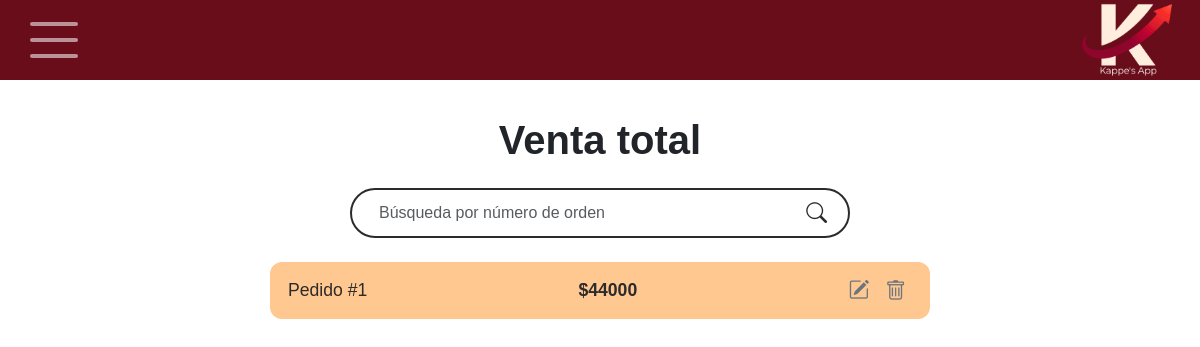
The page /ventas/ on the database as committed earlier.
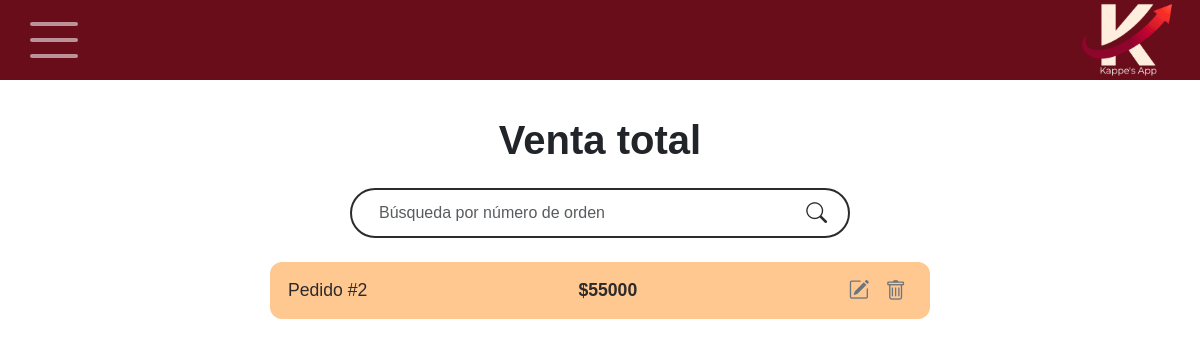
The same page on the database as committed later.
### principal/models/orden.py (models this page shows, shortened)
class Orden(models.Model):
    id_orden = models.AutoField(primary_key=True)
    id_usuario = models.ForeignKey(Usuario, on_delete=models.CASCADE, related_name='ordenes', null=True, blank=True)
    numero_orden = models.PositiveIntegerField(default=0)
    id_mesa = models.ForeignKey(Mesa, on_delete=models.SET_NULL, null=True, blank=True, related_name='ordenes')
    id_tipoVenta = models.ForeignKey(tipoVenta, on_delete=models.CASCADE, related_name='ordenes')
    fecha = models.DateTimeField(auto_now_add=True)
    total = models.FloatField(default=0)
    detalles = models.JSONField(default=list)
    nombre_cliente = models.CharField(max_length=100, null=True, blank=True)
    oculta = models.BooleanField(default=False)
    estado_pago = models.CharField(
    max_length=10,
    choices=[('pendiente', 'Pendiente'), ('pago', 'Pago')],
    default='pendiente'
    )
    metodo_pago = models.CharField(
        max_length=20,
        choices=[
            ('efectivo', 'Efectivo'),
            ('tarjeta', 'Tarjeta'),
            ('transferencia', 'Transferencia')
        ],
        default='efectivo'
    )

### principal/views/views_ventas.py (the view)
# urls.py: path('ventas/', mostrar_ventas, name='ventas'),
def mostrar_ventas(request):
    query = request.GET.get('q', '')
    if query:
        ordenes = Orden.objects.filter(
            numero_orden__icontains=query,
            oculta=False,
            estado_pago='pago'
        ).order_by('-fecha')
    else:
        ordenes = Orden.objects.filter(
            oculta=False,
            estado_pago='pago'
        ).order_by('-fecha')
    return render(request, 'ventas.html', {
        'ordenes': ordenes,
        'query': query
    })

### templates/ventas.html (shortened to what this page needs)
{% extends "base.html" %}
{% load static %}
{% block extra_css %}
<link rel="stylesheet" href="{% static 'css/inventario.css' %}">
{% endblock %}
{% block content %}
<div class="inventario-container">
    <h1 class="fw-bold mb-4 text-center">Venta total</h1>
    <form method="get" action="{% url 'ventas' %}" class="search-bar mb-4">
        <input type="text" name="q" class="form-control" placeholder="Búsqueda por número de orden" value="{{ query }}">
        <button type="submit" class="btn-search">
            <i class="bi bi-search"></i>
        </button>
    </form>
    <div class="productos-list">
        {% for orden in ordenes %}
        <div class="producto-item">
            <span class="nombre">Pedido #{{ orden.numero_orden }}</span>
            <span class="precio">${{ orden.total|floatformat:0 }}</span>
            <div class="acciones">
                {% if orden.id_orden %}
                <a href="{% url 'editar_orden_ventas' orden.id_orden %}" class="accion editar btn-editar">
                    <i class="bi bi-pencil-square"></i>
                </a>
                <form action="{% url 'eliminar_orden' orden.id_orden %}" method="post" style="display:inline;">
                    <button type="submit" class="accion eliminar"
                        onclick="return confirm('¿Seguro que deseas eliminar esta orden?');">
                        <i class="bi bi-trash"></i>
                    </button>
                </form>
                {% endif %}
            </div>
        </div>
        {% empty %}
        <p class="text-center">No hay ventas registradas.</p>
        {% endfor %}
    </div>
</div>
{% endblock %}

Rows that differ between the two databases and show on the page:
removed Orden: numero_orden "1", total "44000"
added Orden: numero_orden "2", total "55000"
